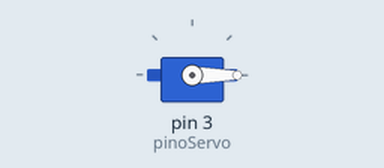
This sketch was run on a simulated Arduino Uno, built with avr-gcc and run on an emulated ATmega328P. On the bench: servo.

Above: at 0.05 s.
At 3.0 s:
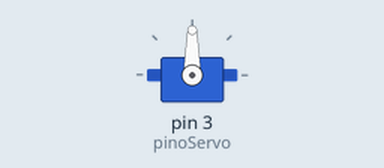
At 6.0 s:
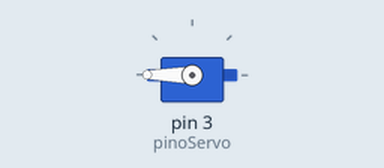
Timing chart, 0 to 7.8 s (numbered marks = the images above):
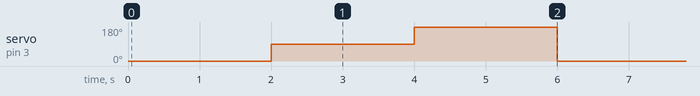

Measured:
- by itself, servo on pin 3 (pinoServo): repeats every 6.0 s: 180° 2.0 s, 0° 2.0 s, 90° 2.0 s

The sketch:

sketch_oct8a.ino
```cpp
#include <Servo.h>

#define pinoServo 3

Servo meuservo;

void setup() {
  meuservo.attach(pinoServo);
}

void loop() {
  meuservo.write(0);
  delay(2000);
  meuservo.write(90);
  delay(2000);
  meuservo.write(180);
  delay(2000);
}
```
